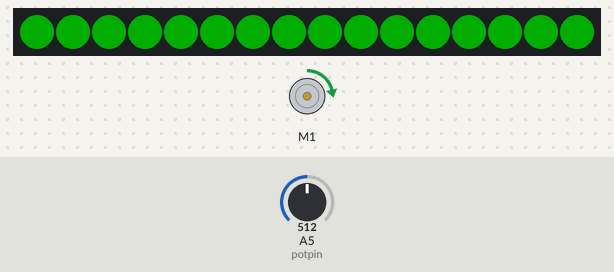
This sketch was run on a simulated Arduino Uno, built with avr-gcc and run on an emulated ATmega328P. Parts: 16 RGB LEDs in strip order, left to right, DC motor (green arrow = forward, orange = backward, longer = faster). The inputs (shaded band) are chosen by the test bench; at power-on: A5 (potpin) = 512. Dim RGB values are drawn brighter than linear; what the sketch prints to the serial monitor is not drawn.

Above: at 1.2 s.
1.3 s: A5 (potpin) set to 40
At 2.5 s:
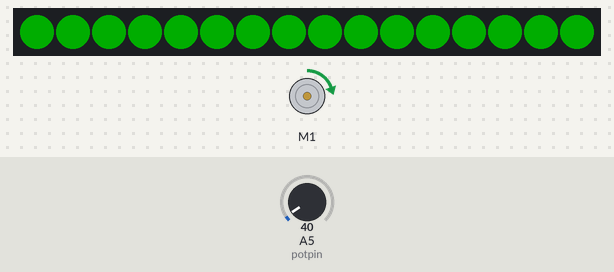
2.8 s: A5 (potpin) set to 34
At 2.95 s:
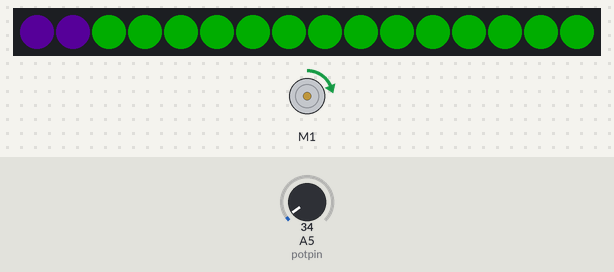
4.6 s: A5 (potpin) set to 122
At 5.8 s:
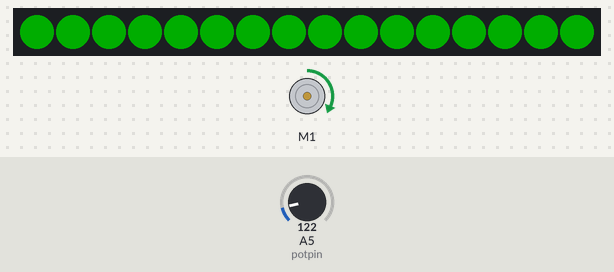
6.1 s: A5 (potpin) set to 306
At 7.3 s:
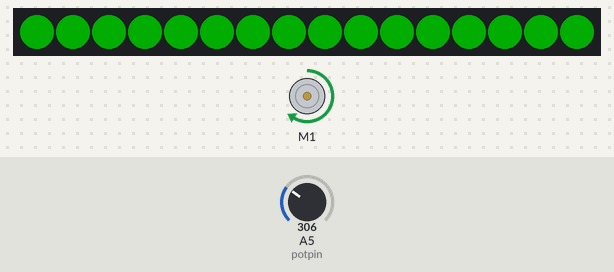
7.6 s: A5 (potpin) set to 716
At 8.6 s:
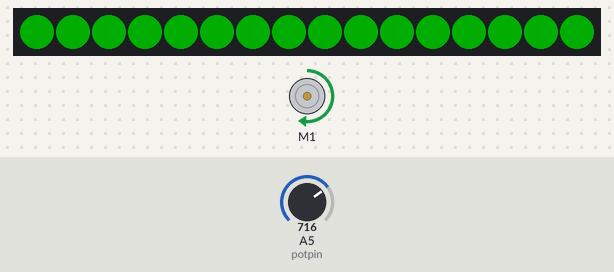
9.1 s: A5 (potpin) set to 900
At 9.7 s:
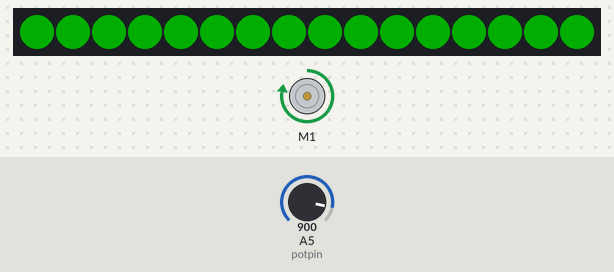
Timing chart, 0 to 11.6 s (numbered marks = the images above; inputs shaded):
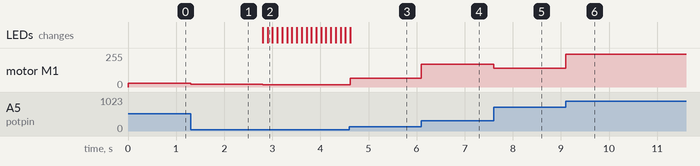

Measured:
- the behaviour switches between 38 and 37 on A5 (potpin) (found by bisection; images 1 and 2)
- after the input at 1.3 s, motor M1: forward 28/255 → forward 22/255 at once
- after the input at 2.8 s, motor M1: forward 22/255 → forward 18/255 at once; the LEDs: first change at once (image 2 shows a later state)
- after the input at 4.6 s, motor M1: forward 18/255 → forward 67/255 at once; the LEDs: change at once (image 3)
- after the input at 6.1 s, motor M1: forward 67/255 → forward 170/255 at once
- after the input at 7.6 s, motor M1: forward 170/255 → forward 141/255 at once
- after the input at 9.1 s, motor M1: forward 141/255 → forward 244/255 at once

The sketch:

VIBRACALL-SENSORFLEX_-ANELLED.ino
```cpp
#include <Adafruit_NeoPixel.h>
#include <AFMotor.h>

#define LED_PIN      2  // Pino de controle do anel de LEDs
#define NUM_LEDS     16 // Número de LEDs no anel
#define BRIGHTNESS   50 // Brilho dos LEDs (ajuste conforme necessário)
#define DELAY_MS     100 // Atraso entre as atualizações da animação em milissegundos

Adafruit_NeoPixel strip = Adafruit_NeoPixel(NUM_LEDS, LED_PIN, NEO_GRB + NEO_KHZ800);

int ledPosition = 0;  // Posição do LED atual
uint32_t ledColor = strip.Color(255, 0, 0);  // Cor inicial do LED (vermelho)
int colorCycle = 0;  // Contador de ciclos de cores

AF_DCMotor motor(1);  // Cria um objeto do tipo AF_DCMotor para controlar um motor no canal 1.
int potpin = 5;       // Define a porta analógica usada para conectar o potenciômetro.
int val;              // Variável para armazenar o valor lido da porta analógica.

bool animationEnabled = true; // Variável de controle da animação
bool vibracallActive = false; // Variável para rastrear o status do vibracall

void setup() {
  strip.begin();
  strip.setBrightness(BRIGHTNESS);
  strip.show();

  Serial.begin(115200);  // Inicia a comunicação serial com uma taxa de 115200 bps.
  motor.setSpeed(200);   // Define a velocidade do motor para 200 (0 a 255).
  motor.run(RELEASE);    // Define o motor para o estado "RELEASE" (desligado) no início.
}

void loop() {
  motor.run(FORWARD);   // Define o motor para girar no sentido "FORWARD" (frente).

  val = analogRead(potpin);  // Lê o valor do potenciômetro (0 a 1023).
  val = map(val, 0, 900, 0, 500);  // Mapeia o valor do potenciômetro para o intervalo 0-500.
  Serial.println(val);  // Imprime o valor do potenciômetro no monitor serial.

  motor.setSpeed(val);  // Define a velocidade do motor com base no valor do potenciômetro.

  // Verifique se o vibracall está ativado (valor do potenciômetro acima de um limite)
  if (val > 20) {
    // Desativar a animação
    animationEnabled = false;
    // Ativar o vibracall
    if (!vibracallActive) {
      strip.fill(strip.Color(0, 255, 0)); // Cor verde claro
      strip.show();
      vibracallActive = true;
    }
  } else {
    // Ativar a animação se não estiver ativa
    if (!animationEnabled) {
      animationEnabled = true;
      // Reinicie a animação
      ledPosition = 0;
      colorCycle = 0;
      ledColor = strip.Color(75, 0, 130); // Defina a cor inicial (roxo)
      vibracallActive = false;
    }
  }

  // Verifique se a animação está ativada
  if (animationEnabled) {
    // Acenda o LED na posição atual com a cor atual
    strip.setPixelColor(ledPosition, ledColor);
    strip.show();

    // Aguarde antes de atualizar a posição do LED
    delay(DELAY_MS);

    // Avance para a próxima posição do LED
    ledPosition = (ledPosition + 1) % NUM_LEDS;

    // Verifique se o ciclo de 16 LEDs foi concluído
    if (ledPosition == 0) {
      // Troque a cor do LED para a próxima cor do ciclo
      colorCycle = (colorCycle + 1) % 3;  // Alterne entre 3 cores diferentes

      switch (colorCycle) {
        case 0:
          ledColor = strip.Color(75, 0, 130);  // roxo
          break;
        case 1:
          ledColor = strip.Color(0, 255, 255);  // azul
          break;
        case 2:
          ledColor = strip.Color(255, 20, 147);  // rosa
          break;
      }
    }
  }
}
```
